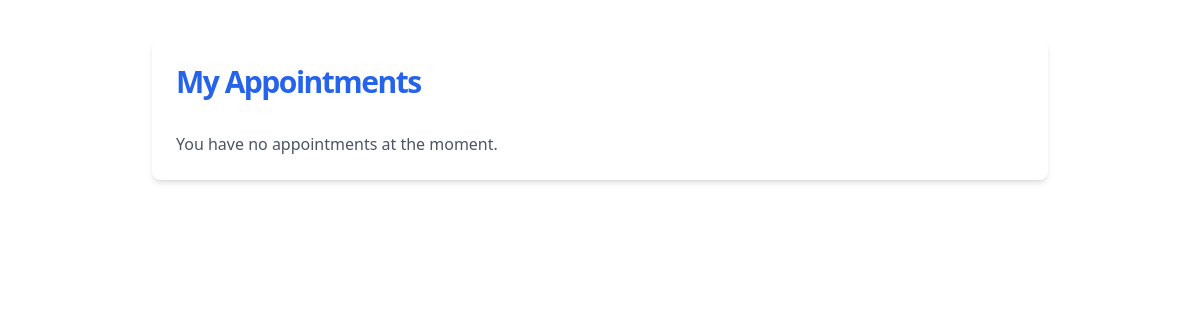
Page /customer/appointments/ (signed in) on the earlier database version.
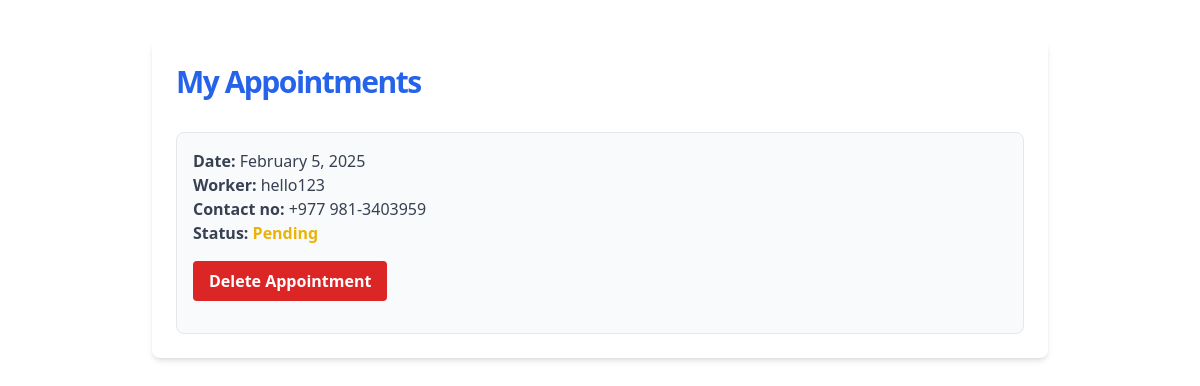
Same page on the later database version.
### jobs/models.py (models this page shows, shortened)
class Appointment(models.Model):
    STATUS_CHOICES = [
        ('pending', 'Pending'),
        ('accepted', 'Accepted'),
        ('rejected', 'Rejected'),
        ('completed', 'Completed'),
    ]
    customer = models.ForeignKey(Customer, on_delete=models.CASCADE, related_name='customer_appointments')
    worker = models.ForeignKey(Worker, on_delete=models.CASCADE, related_name='worker_appointments')
    appointment_date = models.DateTimeField(null=True, blank=True)
    status = models.CharField(max_length=10, choices=STATUS_CHOICES, default='pending')
    reason = models.TextField(blank=True, null=True)

class Worker(models.Model):
    owner=models.OneToOneField(User,on_delete=models.CASCADE)
    name=models.CharField(max_length=50)
    phone_number=PhoneNumberField(region="NP", unique=True)
    tagline=models.CharField(max_length=100)
    bio=models.TextField(blank=True)
    profile_pic=models.ImageField(upload_to="profiles/", blank=True)
    verified = models.BooleanField(default=False)
    citizenship_image = models.ImageField(upload_to='citizenship/', blank=True, null=True)
    certificate_file = models.FileField(upload_to='certificates/', blank=True, null=True)
    latitude = models.CharField(max_length=20,null=True,blank=True)
    longitude = models.CharField(max_length=20,null=True,blank=True)
    appointed = models.BooleanField(default=False)
    appointment_date = models.DateTimeField(null=True, blank=True)

### jobs/views.py (the view)
# urls.py: path('customer/appointments/', views.customer_appointments, name='customer_appointments'),
def customer_appointments(request):
    customer = get_object_or_404(Customer, owner=request.user)
    appointments = Appointment.objects.filter(customer=customer)
    return render(request, 'jobs/customer_appointments.html', {'appointments': appointments})

### jobs/templates/jobs/customer_appointments.html (shortened to what this page needs)
<html lang="en">
<head>
    <script src="https://cdn.tailwindcss.com"></script>
</head>
<body>
<div class="max-w-4xl mx-auto my-10 p-6 bg-white shadow-md rounded-lg">
    <h2 class="text-3xl font-bold tracking-tighter text-blue-600 mb-8 transition duration-500 ease-in-out transform tracking-relaxed lg:pr-8">My Appointments</h2>
    {% if appointments %}
        <ul class="space-y-6">
            {% for appointment in appointments %}
                <li class="p-4 border rounded-lg bg-gray-50 hover:bg-gray-100 transition duration-300">
                    <p class="text-gray-700">
                        <span class="font-semibold">Date:</span> {{ appointment.appointment_date|date:"F j, Y" }}
                    </p>
                    <p class="text-gray-700">
                        <span class="font-semibold">Worker:</span> {{ appointment.worker.name }}
                    </p>
                    <p class="text-gray-700">
                        <span class="font-semibold">Contact no:</span> {{ appointment.worker.phone_number }}
                    </p>
                    <p class="text-gray-700">
                        <span class="font-semibold">Status:</span>
                        {% if appointment.status == 'pending' %}
                            <span class="text-yellow-500 font-semibold">Pending</span>
                        {% elif appointment.status == 'accepted' %}
                            <span class="text-green-500 font-semibold">Accepted</span>
                        {% elif appointment.status == 'rejected' %}
                            <span class="text-red-500 font-semibold">Rejected</span>
                        {% elif appointment.status == 'completed' %}
                            <span class="text-blue-500 font-semibold">Completed</span>
                        {% endif %}
                    </p>
                    {% if user == appointment.customer.owner and appointment.status != 'completed' %}
                        <form action="{% url 'delete_appointment' appointment.id %}" method="post" class="mt-4">
                            <button type="submit" class="px-4 py-2 bg-red-600 text-white font-semibold rounded hover:bg-red-700 transition duration-300 ease-in-out">
                                Delete Appointment
                            </button>
                        </form>
                    {% endif %}
                </li>
            {% endfor %}
        </ul>
    {% else %}
        <p class="text-gray-600 mt-4">You have no appointments at the moment.</p>
    {% endif %}
</div>
</body>

Differences in the rows shown:
added Appointment: appointment_date "February 5, 2025", worker.name "hello123", worker.phone_number "+977 981-3403959", status "Pending"
Other differences:
text no longer shown: "You have no appointments at the moment."
